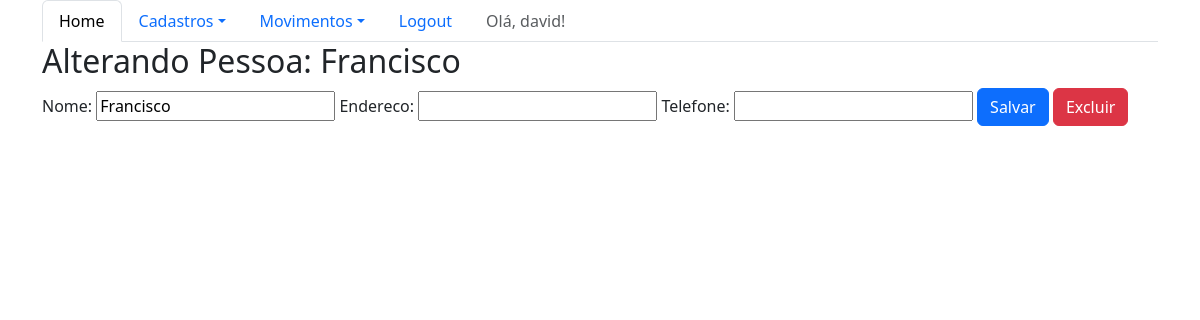
The page /sistema/pessoaupdate/6/ (signed in) on the database as committed earlier.
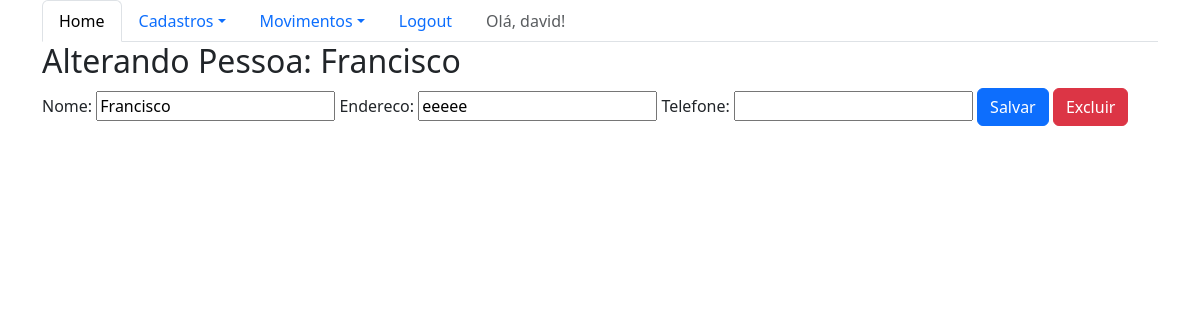
The same page on the database as committed later.
### core/models.py (models this page shows)
class Pessoa(models.Model):
    nome = models.CharField(max_length=100)
    endereco = models.CharField(max_length=200,blank=True,null=True)
    telefone = models.CharField(max_length=20,blank=True,null=True)
    def __str__(self):
        return self.nome

### core/views.py (the view)
# urls.py: re_path(r'^pessoaupdate/(?P<id>\d+)/$', pessoa_update, name='core_pessoa_update'),
@login_required
def pessoa_update(request, id):
    data = {}
    pessoa = Pessoa.objects.get(id=id)
    form = PessoaForm( request.POST or None, instance=pessoa)
    data['pessoa'] = pessoa
    data['form'] = form
    if request.method == 'POST':
        if form.is_valid():
            form.save()
            return redirect('core_lista_pessoas')
    else:
        return render(request, 'core/update_pessoa.html', data)

### core/forms.py
class PessoaForm(ModelForm):
    class Meta:
        model = Pessoa
        fields = '__all__'

### core/templates/core/update_pessoa.html (shortened to what this page needs)
{% extends 'logado.html' %}
{% load bootstrap %}
{% block main %}
<div class="row">
    <div class="col">
        <h2>Alterando Pessoa: {{pessoa}}</h2>
        <form action="{% url 'core_pessoa_update' pessoa.id %}" method="POST">
          {{form|bootstrap}}
          <button type="submit" class="btn btn-primary">Salvar</button>
          <a href="{% url 'core_pessoa_delete' pessoa.id %}" class="btn btn-danger">Excluir</a>
        </form>
    </div>
</div>
{% endblock %}

Rows that differ between the two databases and show on the page:
changed Pessoa "Francisco": endereco (not shown) → "eeeee"
